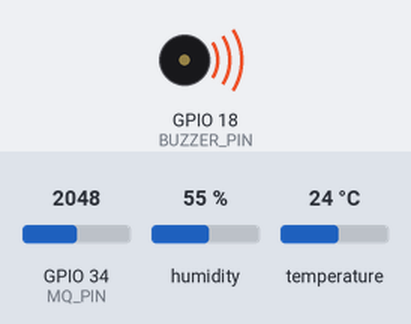
A sketch run on a simulated ESP32. Shown: buzzer (waves = sounding, pin HIGH). Inputs (shaded band) come from the test bench; at power-on: GPIO 34 (MQ_PIN) = 2048, humidity 55 %, temperature 24 °C. WiFi joins after 1.5 s; servers stay silent unless stated; uploads are accepted with an empty reply; what the sketch prints to the serial monitor is not drawn.

Above: at 2.8 s.
2.9 s: GPIO 34 (MQ_PIN) set to 331
5.6 s: GPIO 34 (MQ_PIN) set to 279
At 7.2 s:
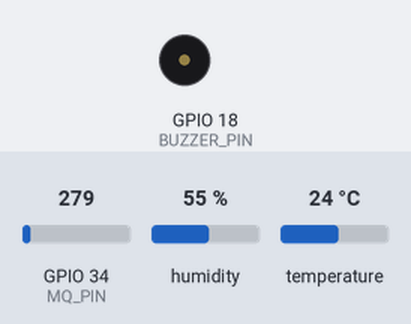
9.5 s: GPIO 34 (MQ_PIN) set to 340
At 11.4 s:
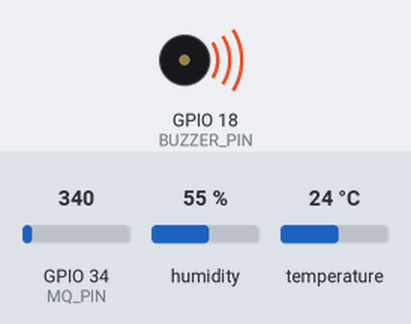
12.2 s: GPIO 34 (MQ_PIN) set to 260
At 14.5 s:
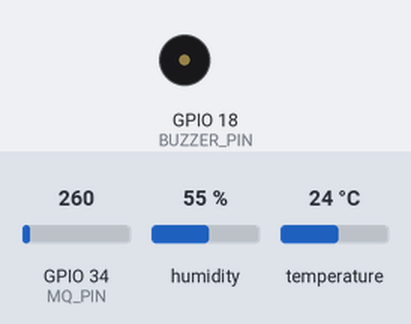
Timing chart, 0 to 16.0 s (numbered marks = the images above; inputs shaded):
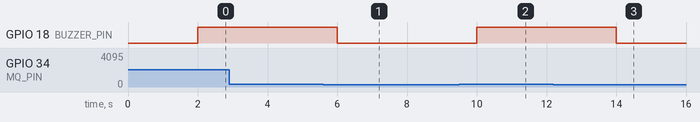

The sketch:

ESP32_Firmware.ino
```cpp
/*
  LAB SAFETY MONITOR - ESP32 firmware
  ------------------------------------
  Wiring (matches the pinout table you shared):
    DHT22 sensor:
      VCC  -> 3.3V hoặc 5V
      GND  -> GND
      DATA -> GPIO 23
    MQ smoke/gas sensor:
      VCC -> 5V (VIN)
      GND -> GND
      AO  -> GPIO 34 (VP, analog-only input)
    Buzzer:
      VCC/+ -> GPIO 18
      -     -> GND

  Libraries needed (Arduino IDE -> Library Manager):
    - "DHT sensor library" by Adafruit (+ its dependency "Adafruit Unified Sensor")
    - "ArduinoJson" by Benoit Blanchon

  Board: any ESP32 dev board, "ESP32 Dev Module" in Arduino IDE.
*/

#include <WiFi.h>
#include <HTTPClient.h>
#include <ArduinoJson.h>
#include <DHT.h>

// ------------------- USER CONFIG -------------------
const char* WIFI_SSID     = "chubengungo";
const char* WIFI_PASSWORD = "12345678";

// Replace with the IP/hostname of the machine running the .NET server,
// e.g. "http://192.168.1.50:5000/api/sensor"
const char* SERVER_URL = "http://10.33.44.27:5000/api/sensor";

// Alarm thresholds - keep these in sync with appsettings.json on the server,
// but the ESP32 makes its own decision locally so the buzzer still works
// even if WiFi/the server is down.
const float TEMP_THRESHOLD_C   = 50.0;   // °C
const int   SMOKE_THRESHOLD_ADC = 300;   // raw ADC reading from the MQ sensor

const unsigned long SEND_INTERVAL_MS = 2000; // how often to read + POST
// ----------------------------------------------------

#define DHTPIN   23
#define DHTTYPE  DHT22
#define MQ_PIN   34   // ADC1 channel, input-only pin (VP)
#define BUZZER_PIN 18

DHT dht(DHTPIN, DHTTYPE);

unsigned long lastSend = 0;
bool alarmActive = false;

void connectWiFi() {
  Serial.printf("Connecting to WiFi \"%s\"", WIFI_SSID);
  WiFi.mode(WIFI_STA);
  WiFi.begin(WIFI_SSID, WIFI_PASSWORD);

  unsigned long start = millis();
  while (WiFi.status() != WL_CONNECTED) {
    delay(400);
    Serial.print(".");
    // Don't block forever - if WiFi is slow/unavailable we still want the
    // sensor + buzzer safety loop to keep running.
    if (millis() - start > 15000) {
      Serial.println("\nWiFi connect timed out, will keep retrying in background.");
      return;
    }
  }
  Serial.println("\nWiFi connected, IP: " + WiFi.localIP().toString());
}

void setup() {
  Serial.begin(115200);
  pinMode(BUZZER_PIN, OUTPUT);
  digitalWrite(BUZZER_PIN, LOW);

  dht.begin();
  connectWiFi();
}

// Reads sensors, updates the buzzer immediately (local, no network dependency),
// and returns true if values were read successfully.
bool readSensors(float &temperature, float &humidity, int &smoke, bool &alarm) {
  temperature = dht.readTemperature();
  humidity    = dht.readHumidity();
  smoke       = analogRead(MQ_PIN); // 0-4095 on ESP32's 12-bit ADC

  if (isnan(temperature) || isnan(humidity)) {
    Serial.println("Failed to read from DHT22 sensor!");
    return false;
  }

  alarm = (temperature >= TEMP_THRESHOLD_C) || (smoke >= SMOKE_THRESHOLD_ADC);

  // Drive the buzzer locally and instantly - this is the safety-critical
  // part and must not wait on WiFi or the HTTP request below.
  digitalWrite(BUZZER_PIN, alarm ? HIGH : LOW);
  alarmActive = alarm;

  return true;
}

void postReading(float temperature, float humidity, int smoke, bool alarm) {
  if (WiFi.status() != WL_CONNECTED) {
    Serial.println("WiFi not connected, skipping upload (buzzer logic still runs locally).");
    connectWiFi(); // try to recover
    return;
  }

  HTTPClient http;
  http.begin(SERVER_URL);
  http.addHeader("Content-Type", "application/json");
  http.setTimeout(4000);

  StaticJsonDocument<256> doc;
  doc["temperature"] = temperature;
  doc["humidity"]    = humidity;
  doc["smoke"]       = smoke;
  doc["alarm"]       = alarm;

  String payload;
  serializeJson(doc, payload);

  int httpCode = http.POST(payload);
  if (httpCode > 0) {
    Serial.printf("POST -> %d : %s\n", httpCode, http.getString().c_str());
  } else {
    Serial.printf("POST failed: %s\n", http.errorToString(httpCode).c_str());
  }
  http.end();
}

void loop() {
  if (millis() - lastSend >= SEND_INTERVAL_MS) {
    lastSend = millis();

    float temperature, humidity;
    int smoke;
    bool alarm;

    if (readSensors(temperature, humidity, smoke, alarm)) {
      Serial.printf("Temp: %.1f C | Humidity: %.1f%% | Smoke: %d | Alarm: %s\n",
                    temperature, humidity, smoke, alarm ? "YES" : "no");
      postReading(temperature, humidity, smoke, alarm);
    }
  }

  // Keep the loop responsive; the buzzer state is already updated inside
  // readSensors() every cycle above.
}
```

Measured:
- the behaviour switches between 300 and 299 on GPIO 34 (MQ_PIN) (found by bisection; images 0 and 1)
- after the input at 2.9 s, every drawn part: stays the same
- after the input at 5.6 s, GPIO 18 (BUZZER_PIN): HIGH → LOW after 0.41 s
- after the input at 9.5 s, GPIO 18 (BUZZER_PIN): LOW → HIGH after 0.51 s
- after the input at 12.2 s, GPIO 18 (BUZZER_PIN): HIGH → LOW after 1.8 s
